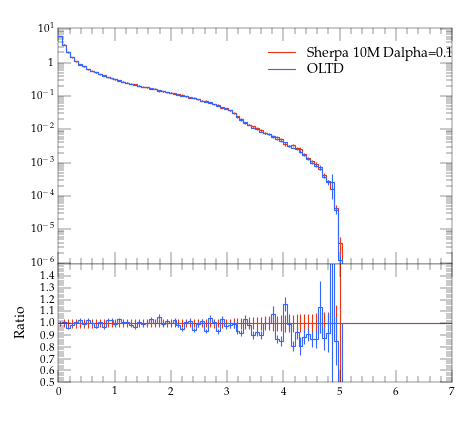

This figure's Python source:
#! /usr/bin/env python

# This Python script was auto-generated using YODA v2.0.0.
# Analysis object: /evtb/inc_tb_pt
# Timestamp: 12-04-2024 (11:12:09)

import matplotlib as mpl
import matplotlib.pyplot as plt
mpl.use('Agg') # comment out for interactive use
import os
import numpy as np

plotDir = os.path.split(os.path.realpath(__file__))[0]
if 'YODA_USER_PLOT_PATH' in globals():
    plot_outdir = globals()['YODA_USER_PLOT_PATH']
else:
    plot_outdir = plotDir

#plot style
plt.style.use(os.path.join(plotDir, '../default.mplstyle'))
# plot metadata
figW, figH = plt.rcParams['figure.figsize']
ax_xLabel = r''
ax_yLabel = r''
ax_title  = r''
ax_xScale = 'linear'
ax_yScale = 'log'
xLims = (0.0, 7.0)
yLims = (9e-07, 11.0)

# TeX-friendly labels for the legend
labels = [ r"Sherpa 10M Dalpha=0.1", r"OLTD" ]

# Create figure and axis objects
fig, (ax, ratio0_ax) = plt.subplots(2, 1, sharex=True,
                  figsize=(figW,figH), gridspec_kw={'height_ratios': (2, 1)})
ratio0_ax.yaxis.set_major_locator(mpl.ticker.MultipleLocator(0.1))
ratio0_ax.set_ylim(0.5, 1.4999)
ratio0_ax.set_ylabel('Ratio')

# LineColor map: curve index -> color
linecolors = {0: '#EE3311', 1: '#3366FF'}
# the numerical data is stored in a separate file
dataf = dict()
prefix = os.path.split(__file__)[0]
if prefix:    prefix = prefix + '/'
exec(open(prefix+'inc_tb_pt__data.py').read(), dataf)


legend_handles = [] # keep track of handles for the legend

# style options for curves
# starts at zorder>=5 to draw curve on top of legend
styles = {
  'curve0': {
    'color' : linecolors[0],
    'linestyle' : '-',
    'marker' : 'o',
    'zorder' : 5,
    'histstyle' : True,
  },
  'curve1': {
    'color' : linecolors[1],
    'linestyle' : '-',
    'marker' : 'o',
    'zorder' : 6,
    'histstyle' : True,
  },
}
# curve from input yoda files in main panel
for label in dataf['yvals'].keys():
    if all(np.isnan(v) for v in dataf['yvals'][label]):
        continue
    tmp = None
    if styles[label]['histstyle']: # draw as histogram
        tmp, = ax.plot(dataf['xedges'], dataf['yedges'][label],
                       color=styles[label]['color'],
                       linestyle=styles[label]['linestyle'],
                       drawstyle='steps-pre', solid_joinstyle='miter',
                       zorder=styles[label]['zorder'], label=label)
        ax.errorbar(dataf['xpoints'], dataf['yvals'][label], color=styles[label]['color'],
                    xerr=dataf['xerrs'], yerr=[dataf['ydowns'][label], dataf['yups'][label]],
                    linestyle='none', zorder=styles[label]['zorder'])
    else: # draw as scatter
        tmp = ax.errorbar(dataf['xpoints'], dataf['yvals'][label],
                          xerr=dataf['xerrs'],
                          yerr=[ dataf['ydowns'][label],
                          dataf['yups'][label] ],
                          fmt=styles[label]['marker'],
                          ecolor=styles[label]['color'],
                          color=styles[label]['color'], zorder=2)
        tmp[-1][0].set_linestyle(styles[label]['linestyle'])
    legend_handles += [tmp]
    for varLabel in dataf['variation_yvals'].keys():
        if varLabel.startswith(label):
            tmp, = ax.plot(dataf['xedges'], dataf['variation_yvals'][varLabel],
                           color=styles[label]['color'],
                           linestyle=styles[label]['linestyle'],
                           drawstyle='steps-pre', solid_joinstyle='miter',
                           zorder=styles[label]['zorder'], alpha=0.5)


# plots on ratio panel
# curve from input yoda files in ratio panel
for label, yvals in dataf['ratio0_yvals'].items():
    if all(np.isnan(v) for v in yvals):
        continue
    if styles[label]['histstyle']: # plot as histogram
        ratio0_ax.plot(dataf['xedges'], yvals,
                       color=styles[label]['color'],
                       linestyle=styles[label]['linestyle'],
                       drawstyle='steps-pre', zorder=1,
                       solid_joinstyle='miter')
        ratio0_ax.vlines(dataf['xpoints'],
                         dataf['ratio0_ymin'][label],
                         dataf['ratio0_ymax'][label],
                         color=styles[label]['color'], zorder=1)
    else: # plot as scatter
        tmp = ratio0_ax.errorbar(dataf['xpoints'],
                                 yvals, xerr=dataf['xerrs'],
                                 yerr=dataf['ratio0_yerrs'][label],
                                 fmt=styles[label]['marker'],
                                 ecolor=styles[label]['color'],
                                 color=styles[label]['color'])
        tmp[-1][0].set_linestyle(styles[label]['linestyle'])

    for varlabel in dataf['ratio0_variation_vals'].keys():
        if varlabel.startswith(label):
            ratio0_ax.plot(dataf['xedges'],
                            dataf['ratio0_variation_vals'][varlabel],
                            color=styles[label]['color'],
                            linestyle=styles[label]['linestyle'],
                            drawstyle='steps-pre', solid_joinstyle='miter',
                            zorder=1, alpha=0.5)

legend_pos = (0.5, 0.97)
ax.legend(legend_handles, labels, loc='upper left', bbox_to_anchor=legend_pos)

# set plot metadata as defined above
ratio0_ax.set_xlabel(ax_xLabel)
ratio0_ax.xaxis.set_label_coords(1., -.15)
ax.set_ylabel(ax_yLabel, loc='top')
ax.set_title(ax_title, loc='left')
ax.set_xscale(ax_xScale)
ax.set_yscale(ax_yScale)
ax.set_xlim(xLims)
ax.set_ylim(yLims)

# tick formatting
plt.rcParams['xtick.top'] = True
plt.rcParams['ytick.right'] = True
ax.yaxis.set_major_locator(mpl.ticker.LogLocator(base=10.0, numticks=np.inf))
ax.yaxis.set_minor_locator(mpl.ticker.LogLocator(
                           base=10.0, subs=np.arange(0.1, 1, 0.1), numticks=np.inf))
fig.align_ylabels((ax, ratio0_ax))
plt.savefig(os.path.join(plot_outdir, 'inc_tb_pt.pdf'), format='PDF')
plt.savefig(os.path.join(plot_outdir, 'inc_tb_pt.png'), format='PNG')

plt.close(fig)
